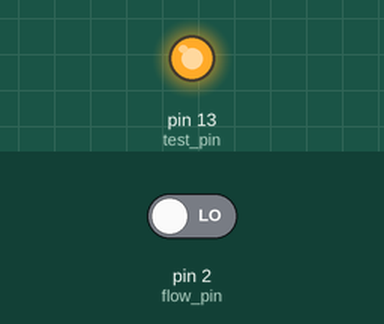
A sketch run on a simulated Arduino Uno, built with avr-gcc and run on an emulated ATmega328P. On the bench: output pins drawn as LEDs (lit = HIGH). The inputs (shaded band) are chosen by the test bench; at power-on: pin 2 (flow_pin) LOW. What the sketch prints to the serial monitor is not drawn.

Above: at 0.2 s.
Timing chart, 0 to 1.7 s (numbered marks = the images above):
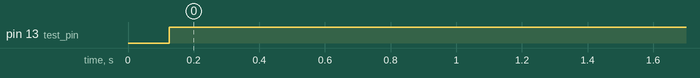

Measured:
- by itself, pin 13 (test_pin): LOW → HIGH at 0.13 s

The sketch:

FlowValveToMax.ino
```cpp
/*
      PREAMBLE

  Topological Media Lab
  Concordia University
  Montreal, Canada

  Liquid Light project
  Flow sensor interface firmware

  Written by Thierry Dumont in January 2018
  thierrydumont.td@gmail.com
  based on a version ot the code by Joseph Thibodeau in July 2016
  joseph.thibodeau@gmail.com
  based on timer interrupt code snippets from:
  https://arduinodiy.wordpress.com/2012/02/28/timer-interrupts/
  Using this flow valve
  https://abra-electronics.com/sensors/sensors-liquid-flow/sens-flow-5-micro-hydro-generator-w-5-volt-dc-output-voltage.html
  This will read values from 1 flow sensor and pass it to MAX MSP via Serial communication
  The sensors output a pulse train according to a spinning water wheel.

  The firmware updates the pulse counts continuously, and every
  so often a timer interrupt causes the firmware to output and
  to reset the pulse counts. These counts are multiplied by the
  frequency of the interrupt (in Hz), so they give a value of
  pulses per second.


  WIRING:
  5v to Power
  gnd to gnd
  reading to pin2
  10k ohm between pin2 and 5v
*/


//--------------------------------------
//      DECLARING STUFF
//--------------------------------------

// Timer variables
int ONE_SECOND = 62500;
int TIME_DIV = 8;
//^^^ THIS DOESNT WORK YET BUT TIME_DIV SHOULD MATCH the Hz of RESET_COUNT!
//int RESET_COUNT = 65536 - (ONE_SECOND / TIME_DIV);
//int RESET_COUNT = 49910; //4Hz
int RESET_COUNT = 57722; //8Hz (approximately)

// Testing variables
volatile bool isr_flag = false;
volatile bool test_pin_val = 0;
int count = 0;
int test_pin = 13;

// Flow Sensor Variables
int num_sensors = 5;
volatile int flow_pin=2;
volatile int flow_pin_new_state = 0;
volatile int flow_pin_old_state= 0;
volatile int flow_pulse_count = 0;

//======================================
//      SETUP FUNCTION
//======================================
void setup()
{
  cli(); //disable interrupts

  // test pin setup
  pinMode(test_pin,OUTPUT);
  digitalWrite(test_pin,LOW);

  // setup input pins

    pinMode(flow_pin,INPUT);

  // initialize Timer1
  TCCR1A = 0;    // set entire TCCR1A register to 0
  TCCR1B = 0;    // set entire TCCR1B register to 0
                 // (as we do not know the initial  values)

  // enable Timer1 overflow interrupt:
  TIMSK1 |= (1 << TOIE1); //tells timer to trigger interupt on overflow

  // Preload with value 3036
  //use 64886 for 100Hz
  //use 64286 for 50 Hz
  //use 34286 for 2 Hz
  TCNT1=RESET_COUNT;
  // Set CS10 bit so timer runs at clock speed: (no prescaling)
  TCCR1B |= (1 << CS12); // Sets bit CS12 in TCCR1B meaning timer overflows +/- 1s

  Serial.begin(9600);
  Serial.print(0);
  sei();
}

//======================================
//      TIMER INTERRUPT
//======================================
//This is the timer overflow interrupt
//This is where we will determine the input pulse states
//and keep a count of the number of pulses
ISR(TIMER1_OVF_vect)
{
  isr_flag = true;
  test_pin_val = HIGH;
  digitalWrite(test_pin,test_pin_val);
  TCNT1=RESET_COUNT; // reload the timer preload
  //Serial.println("ISR");
}


//======================================
//      MAIN LOOP
//======================================
void loop()
{
  //------this happens when the timer overflows
  if (isr_flag == true)
  {
    Serial.println(255); //start byte
    Serial.println(flow_pulse_count);//in the last timer loop
      flow_pulse_count = 0;
      isr_flag = false;

  }

  //-------this happens all the time as fast as possible
  // poll each sensor input

    // read the input value
    flow_pin_new_state = digitalRead(flow_pin);
    //Serial.println("ReadVal");
    //Serial.println(flow_pin_new_state);
    //is it different? Looking for a rising edge
    if ((flow_pin_new_state == HIGH) && (flow_pin_old_state == LOW))
    {
      flow_pulse_count += TIME_DIV;
      test_pin_val = LOW;
      digitalWrite(test_pin,test_pin_val);
    }
    flow_pin_old_state = flow_pin_new_state;
delay(1);
}
```
